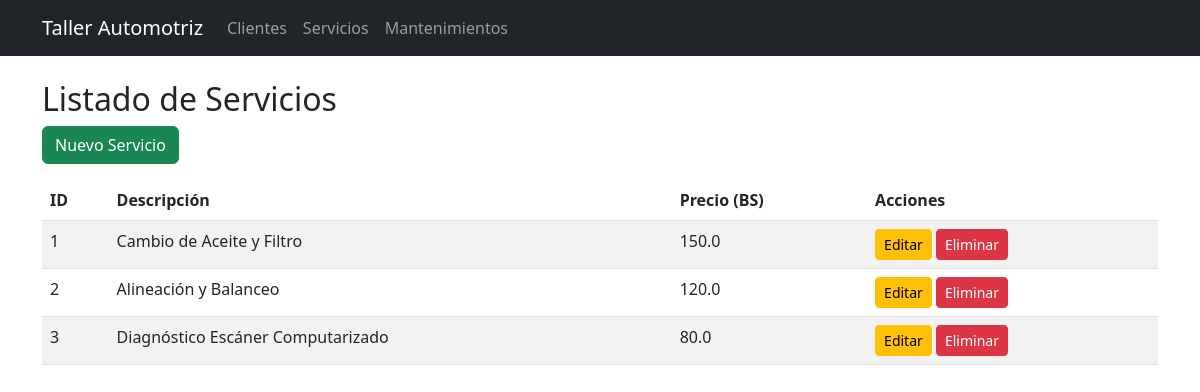
Screenshot of /servicios with the database file from the repository.
### tables this page shows
CREATE TABLE servicios (
            id INTEGER PRIMARY KEY AUTOINCREMENT,
            descripcion TEXT NOT NULL,
            precio REAL NOT NULL
        );

### app.py (the view)
@app.route('/servicios')
def servicios():
    conn = get_db_connection()
    servicios = conn.execute('SELECT * FROM servicios').fetchall()
    conn.close()
    return render_template('servicios.html', servicios=servicios)

### app.py (called while the page is built)
def get_db_connection():
    conn = sqlite3.connect('bd_taller.db')
    conn.row_factory = sqlite3.Row
    conn.execute("PRAGMA foreign_keys = ON;")
    return conn

### templates/servicios.html
{% extends 'base.html' %}
{% block content %}
<h2>Listado de Servicios</h2>
<a href="{{ url_for('nuevo_servicio') }}" class="btn btn-success mb-3">Nuevo Servicio</a>
<table class="table table-striped">
    <thead>
        <tr>
            <th>ID</th>
            <th>Descripción</th>
            <th>Precio (BS)</th>
            <th>Acciones</th>
        </tr>
    </thead>
    <tbody>
        {% for item in servicios %}
        <tr>
            <td>{{ item.id }}</td>
            <td>{{ item.descripcion }}</td>
            <td>{{ item.precio }}</td>
            <td>
                <a href="{{ url_for('editar_servicio', id=item.id) }}" class="btn btn-warning btn-sm">Editar</a>
                <a href="{{ url_for('eliminar_servicio', id=item.id) }}" class="btn btn-danger btn-sm" onclick="return confirm('¿Eliminar servicio?');">Eliminar</a>
            </td>
        </tr>
        {% endfor %}
    </tbody>
</table>
{% endblock %}

### rows the page displays
servicios: id "1", descripcion "Cambio de Aceite y Filtro", precio "150.0"
servicios: id "2", descripcion "Alineación y Balanceo", precio "120.0"
servicios: id "3", descripcion "Diagnóstico Escáner Computarizado", precio "80.0"
